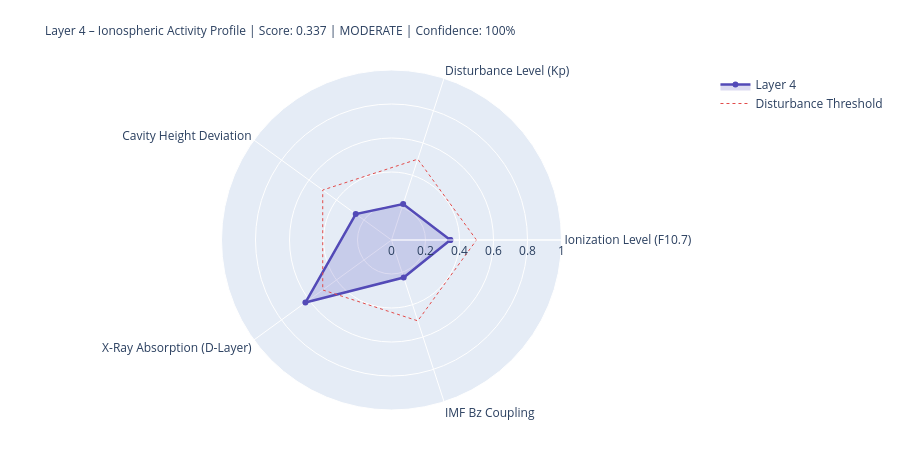

Notebook code cell kept with this figure:
### Markdown cell above
---
## 4. State Assessment & Handoff to Layer 5

### Code cell
# ============================================================
# LAYER-4-SCORE
# ============================================================

COMPONENTS = {
    'Ionization Level (F10.7)':    {'score': ioniz,       'source': 'primary' if f107_now else 'from_layer0', 'dynamic': True},
    'Disturbance Level (Kp)':          {'score': disturb,     'source': 'primary' if kp_now   else 'from_layer0', 'dynamic': True},
    'Cavity Height Deviation':    {'score': h_dev,       'source': 'derived',                                'dynamic': True},
    'X-Ray Absorption (D-Layer)':{'score': xray_ioniz,  'source': 'primary' if xray_now else 'missing',     'dynamic': True},
    'IMF Bz Coupling':             {'score': bz_coupling, 'source': 'primary' if bz_now   else 'from_layer0', 'dynamic': True},
}

available    = {k: v['score'] for k, v in COMPONENTS.items() if v['score'] is not None}
unavailable  = [k for k, v in COMPONENTS.items() if v['score'] is None]
layer4_score = round(sum(available.values()) / len(available), 4) if available else None
confidence   = round(len(available) / len(COMPONENTS), 2)
level = ('unknown' if layer4_score is None
         else 'quiet'   if layer4_score < 0.3
         else 'moderate' if layer4_score < 0.6
         else 'active')
dominant_l4 = max(available, key=available.get) if available else 'none'

# Resonance delta for Schumann SR-1
sr1_ref = schumann_freq(1, 80.0)
sr1_now = schumann_freq(1, h_eff)
sr1_delta_mhz = (sr1_now - sr1_ref) * 1000

# Propagation conditions
prop_cond = ('disturbed'   if kp_val > 4
             else 'unsettled' if kp_val > 2
             else 'normal')
if xray_class in ['X', 'M']:
    prop_cond = 'Radio-Blackout moeglich'

W = 68
print('=' * W)
print('LAYER 4 – IONOSPHERE – STATE ASSESSMENT')
print('=' * W)
for name, comp in COMPONENTS.items():
    s = comp['score']
    if s is not None:
        bar = '█' * int(s * 20) + '░' * (20 - int(s * 20))
        print(f'  {name:<36} {bar}  {s:.3f}  [{comp["source"]}]')
    else:
        print(f'  {name:<36} {"─" * 20}  n/a   [missing]')
print('-' * W)
print(f'  Score:          {layer4_score:.3f}  ({len(available)}/{len(COMPONENTS)} components)')
print(f'  Confidence:     {confidence:.0%}')
print(f'  Level:          {level.upper()}')
print(f'  Dominant:       {dominant_l4}')
print(f'  Cavity height:  {h_eff:.1f} km  (Ref: 80.0 km)')
print(f'  SR-1:           {sr1_now:.3f} Hz  (Δ {sr1_delta_mhz:+.1f} mHz vs. ref)')
print(f'  Propagation:    {prop_cond}')
print(f'  X-Ray:          {xray_class}-class  ({xray_now:.2e} W/m²)' if xray_now else '  X-Ray:          n/a')
print('=' * W)

# Radar
cats   = list(available.keys())
vals_r = list(available.values())
if len(cats) >= 3:
    fig = go.Figure()
    fig.add_trace(go.Scatterpolar(
        r=vals_r + [vals_r[0]], theta=cats + [cats[0]],
        fill='toself', fillcolor='rgba(83,74,183,0.20)',
        line=dict(color='#534AB7', width=2.5), name='Layer 4'
    ))
    fig.add_trace(go.Scatterpolar(
        r=[0.5] * (len(cats)+1), theta=cats + [cats[0]],
        line=dict(color='#E24B4A', dash='dot', width=1),
        mode='lines', name='Disturbance Threshold'
    ))
    fig.update_layout(
        title=dict(
            text=f'Layer 4 – Ionospheric Activity Profile | Score: {layer4_score:.3f} | {level.upper()} | Confidence: {confidence:.0%}',
            font=dict(size=12)
        ),
        polar=dict(radialaxis=dict(visible=True, range=[0, 1])),
        height=450, showlegend=True,
        margin=dict(l=80, r=80, t=70, b=40)
    )
    fig.show()

### Figure 1 — Plotly figure (JSON) as saved in the notebook; plotly's stock layout.template omitted (floating-point values rounded to 4 significant figures)
{"data": [{"fill": "toself", "fillcolor": "rgba(83,74,183,0.20)", "line": {"color": "#534AB7", "width": 2.5}, "name": "Layer 4", "r": [0.346, 0.222, 0.26, 0.626, 0.232, 0.346], "theta": ["Ionization Level (F10.7)", "Disturbance Level (Kp)", "Cavity Height Deviation", "X-Ray Absorption (D-Layer)", "IMF Bz Coupling", "Ionization Level (F10.7)"], "type": "scatterpolar"}, {"line": {"color": "#E24B4A", "dash": "dot", "width": 1}, "mode": "lines", "name": "Disturbance Threshold", "r": [0.5, 0.5, 0.5, 0.5, 0.5, 0.5], "theta": ["Ionization Level (F10.7)", "Disturbance Level (Kp)", "Cavity Height Deviation", "X-Ray Absorption (D-Layer)", "IMF Bz Coupling", "Ionization Level (F10.7)"], "type": "scatterpolar"}], "layout": {"height": 450, "margin": {"b": 40, "l": 80, "r": 80, "t": 70}, "polar": {"radialaxis": {"range": [0, 1], "visible": true}}, "showlegend": true, "title": {"font": {"size": 12}, "text": "Layer 4 – Ionospheric Activity Profile | Score: 0.337 | MODERATE | Confidence: 100%"}}}
